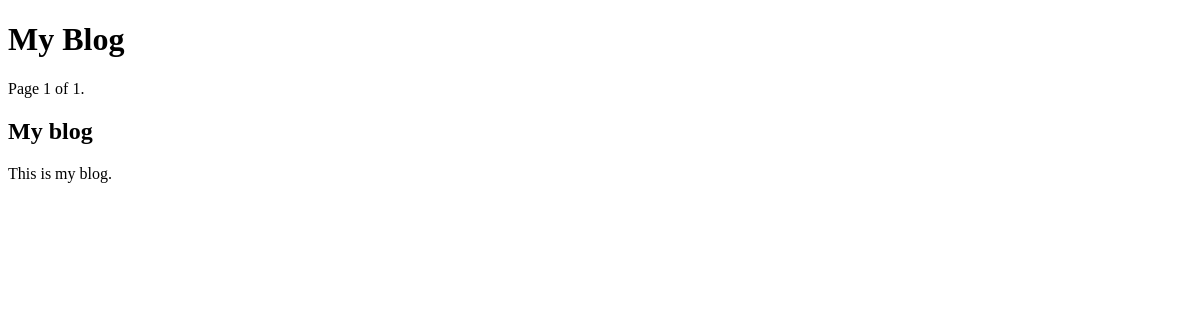
The page /blog/ on the database as committed earlier.
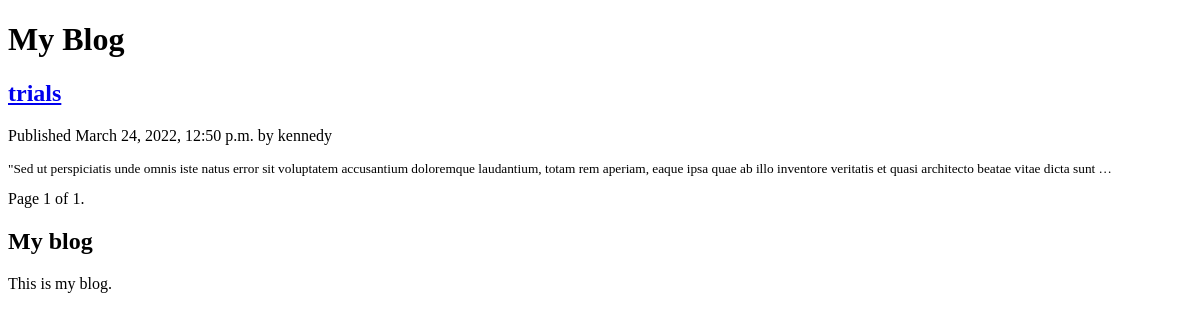
The same page on the database as committed later.
### blog/models.py (models this page shows, shortened)
class Post(models.Model):
    STATUS_CHOICES = (
        ('draft', 'Draft'),
        ('published', 'Published'),
    )
    title = models.CharField(max_length=250)
    slug = models.SlugField(max_length=250, unique_for_date='publish')
    author = models.ForeignKey(User, on_delete=models.CASCADE, related_name='blog_posts')
    body = models.TextField()
    publish = models.DateTimeField(default=timezone.now)
    created = models.DateTimeField(auto_now_add=True)
    updated = models.DateTimeField(auto_now=True)
    status = models.CharField(max_length=10, choices=STATUS_CHOICES, default='draft')
    objects = models.Manager()
    published = PublishedManager()
    class Meta:
        ordering = ('-publish',)
    def get_absolute_url(self):
        return reverse('blog:post_detail',
                        args=[self.publish.year,
                        self.publish.month,
                        self.publish.day, self.slug])

### blog/views.py (the view)
# urls.py: path('', views.post_list, name='post_list'),
def post_list(request):
    object_list = Post.published.all()
    paginator = Paginator(object_list, 3) # 3 posts in each page
    page = request.GET.get('page')
    try:
        posts = paginator.page(page)
    except PageNotAnInteger:
        posts = paginator.page(1)
    except EmptyPage:
        posts = paginator.page(paginator.num_pages)
    return render(request, 'blog/post/list.html', {'page': page, 'posts': posts})

### blog/models.py (called while the page is built)
    def get_queryset(self):
        return super(PublishedManager,
                     self).get_queryset()\
                         .filter(status='published')

### blog/templates/blog/post/list.html (shortened to what this page needs)
{% extends 'blog/base.html' %}
{% block content %}
    <h1>My Blog</h1>
    {% for post in posts %}
    <h2>
        <a href="{{ post.get_absolute_url }}">{{ post.title }}</a>
    </h2>
    <p class="date">
        Published {{ post.publish }} by {{ post.author }}
    </p>
    <small>{{ post.body|truncatewords:30|linebreaks }}</small>
    {% endfor %}
    {% include 'pagination.html' with page=posts %}
{% endblock %}

Rows that differ between the two databases and show on the page:
added Post: title "trials", publish "March 24, 2022, 12:50 p.m.", author "kennedy", body "\"Sed ut perspiciatis unde omnis iste natus error sit voluptatem accusantium doloremque laudantium, totam rem aperiam, eaque ipsa quae ab illo inventore veritatis et quasi architecto beatae vitae dicta sunt …"
